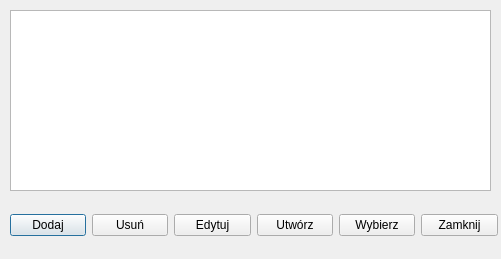
<?xml version="1.0" encoding="UTF-8"?>
<ui version="4.0">
 <class>CoursesDialog</class>
 <widget class="QDialog" name="CoursesDialog">
  <property name="geometry">
   <rect>
    <x>0</x>
    <y>0</y>
    <width>501</width>
    <height>259</height>
   </rect>
  </property>
  <property name="minimumSize">
   <size>
    <width>501</width>
    <height>259</height>
   </size>
  </property>
  <property name="maximumSize">
   <size>
    <width>501</width>
    <height>259</height>
   </size>
  </property>
  <property name="windowTitle">
   <string>Menadżer kursów</string>
  </property>
  <widget class="QWidget" name="layoutWidget">
   <property name="geometry">
    <rect>
     <x>10</x>
     <y>200</y>
     <width>488</width>
     <height>51</height>
    </rect>
   </property>
   <layout class="QHBoxLayout">
    <property name="spacing">
     <number>6</number>
    </property>
    <property name="margin">
     <number>0</number>
    </property>
    <item>
     <spacer>
      <property name="orientation">
       <enum>Qt::Horizontal</enum>
      </property>
      <property name="sizeHint" stdset="0">
       <size>
        <width>131</width>
        <height>31</height>
       </size>
      </property>
     </spacer>
    </item>
    <item>
     <widget class="QPushButton" name="btnAddCourse">
      <property name="toolTip">
       <string>Dodanie nowego kursu z pliku do bazy</string>
      </property>
      <property name="text">
       <string>Dodaj</string>
      </property>
     </widget>
    </item>
    <item>
     <widget class="QPushButton" name="btnDelete">
      <property name="toolTip">
       <string>Usunięcie kursu z bazy</string>
      </property>
      <property name="text">
       <string>Usuń</string>
      </property>
     </widget>
    </item>
    <item>
     <widget class="QPushButton" name="btnEdit">
      <property name="text">
       <string>Edytuj</string>
      </property>
     </widget>
    </item>
    <item>
     <widget class="QPushButton" name="btnCreateCourse">
      <property name="toolTip">
       <string>Stworzenie nowego kursu</string>
      </property>
      <property name="text">
       <string>Utwórz</string>
      </property>
     </widget>
    </item>
    <item>
     <widget class="QPushButton" name="okButton">
      <property name="toolTip">
       <string>Wybranie nowego kursu. UWAGA w przypadku kiedy kurs jest już wybrany to jest on zastępowany nowym</string>
      </property>
      <property name="text">
       <string>Wybierz</string>
      </property>
     </widget>
    </item>
    <item>
     <widget class="QPushButton" name="cancelButton">
      <property name="toolTip">
       <string>Powrót do poprzedniego okna</string>
      </property>
      <property name="text">
       <string>Zamknij</string>
      </property>
     </widget>
    </item>
   </layout>
  </widget>
  <widget class="QListView" name="listView">
   <property name="geometry">
    <rect>
     <x>10</x>
     <y>10</y>
     <width>481</width>
     <height>181</height>
    </rect>
   </property>
   <property name="textElideMode">
    <enum>Qt::ElideNone</enum>
   </property>
   <property name="selectionRectVisible">
    <bool>true</bool>
   </property>
  </widget>
 </widget>
 <resources/>
 <connections>
  <connection>
   <sender>okButton</sender>
   <signal>clicked()</signal>
   <receiver>CoursesDialog</receiver>
   <slot>accept()</slot>
   <hints>
    <hint type="sourcelabel">
     <x>278</x>
     <y>253</y>
    </hint>
    <hint type="destinationlabel">
     <x>96</x>
     <y>254</y>
    </hint>
   </hints>
  </connection>
  <connection>
   <sender>cancelButton</sender>
   <signal>clicked()</signal>
   <receiver>CoursesDialog</receiver>
   <slot>reject()</slot>
   <hints>
    <hint type="sourcelabel">
     <x>369</x>
     <y>253</y>
    </hint>
    <hint type="destinationlabel">
     <x>179</x>
     <y>282</y>
    </hint>
   </hints>
  </connection>
 </connections>
</ui>
